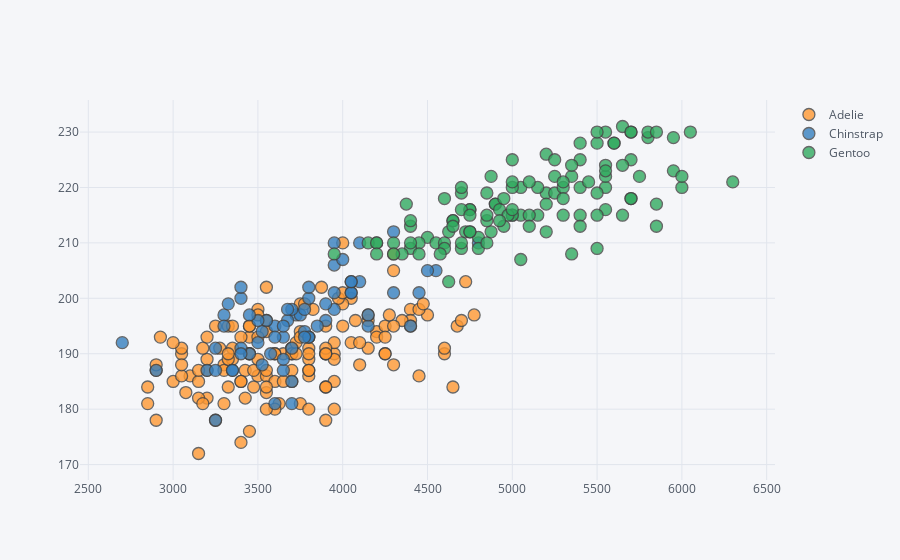

Notebook code cell kept with this figure:
### Code cell
df.iplot(x='body_mass_g', y='flipper_length_mm', mode='markers', categories='species')

### Figure 1 — Plotly figure (JSON) as saved in the notebook; plotly's stock layout.template omitted (floating-point values rounded to 4 significant figures; data arrays with more than 128 entries replaced by an {"elided": "..."} marker saying what was removed)
{"data": [{"marker": {"color": "rgba(255, 153, 51, 1.0)", "line": {"width": 1.3}, "opacity": 0.8, "size": 12, "symbol": "circle"}, "mode": "markers", "name": "Adelie", "textfont": {"color": "#4D5663"}, "type": "scatter", "x": {"elided": "146 int values"}, "y": {"elided": "146 int values"}}, {"marker": {"color": "rgba(55, 128, 191, 1.0)", "line": {"width": 1.3}, "opacity": 0.8, "size": 12, "symbol": "circle"}, "mode": "markers", "name": "Chinstrap", "textfont": {"color": "#4D5663"}, "type": "scatter", "x": [3500, 3900, 3650, 3525, 3725, 3950, 3250, 3750, 4150, 3700, 3800, 3775, 3700, 4050, 3575, 4050, 3300, 3700, 3450, 4400, 3600, 3400, 2900, 3800, 3300, 4150, 3400, 3800, 3700, 4550, 3200, 4300, 3350, 4100, 3600, 3900, 3850, 4800, 2700, 4500, 3950, 3650, 3550, 3500, 3675, 4450, 3400, 4300, 3250, 3675, 3325, 3950, 3600, 4050, 3350, 3450, 3250, 4050, 3800, 3525, 3950, 3650, 3650, 4000, 3400, 3775, 4100, 3775], "y": [192, 196, 193, 188, 197, 198, 178, 197, 195, 198, 193, 194, 185, 201, 190, 201, 197, 181, 190, 195, 181, 191, 187, 193, 195, 197, 200, 200, 191, 205, 187, 201, 187, 203, 195, 199, 195, 210, 192, 205, 210, 187, 196, 196, 196, 201, 190, 212, 187, 198, 199, 201, 193, 203, 187, 197, 191, 203, 202, 194, 206, 189, 195, 207, 202, 193, 210, 198]}, {"marker": {"color": "rgba(50, 171, 96, 1.0)", "line": {"width": 1.3}, "opacity": 0.8, "size": 12, "symbol": "circle"}, "mode": "markers", "name": "Gentoo", "textfont": {"color": "#4D5663"}, "type": "scatter", "x": [4500, 5700, 4450, 5700, 5400, 4550, 4800, 5200, 4400, 5150, 4650, 5550, 4650, 5850, 4200, 5850, 4150, 6300, 4800, 5350, 5700, 5000, 4400, 5050, 5000, 5100, 5650, 4600, 5550, 5250, 4700, 5050, 6050, 5150, 5400, 4950, 5250, 4350, 5350, 3950, 5700, 4300, 4750, 5550, 4900, 4200, 5400, 5100, 5300, 4850, 5300, 4400, 5000, 4900, 5050, 4300, 5000, 4450, 5550, 4200, 5300, 4400, 5650, 4700, 5700, 5800, 4700, 5550, 4750, 5000, 5100, 5200, 4700, 5800, 4600, 6000, 4750, 5950, 4625, 5450, 4725, 5350, 4750, 5600, 4600, 5300, 4875, 5550, 4950, 5400, 4750, 5650, 4850, 5200, 4925, 4875, 4625, 5250, 4850, 5600, 4975, 5500, 5500, 4700, 5500, 4575, 5500, 5000, 5950, 4650, 5500, 4375, 5850, 6000, 4925, 4850, 5750, 5200, 5400], "y": [211, 230, 210, 218, 215, 210, 211, 219, 209, 215, 214, 216, 214, 213, 210, 217, 210, 221, 209, 222, 218, 215, 213, 215, 215, 215, 215, 210, 220, 222, 209, 207, 230, 220, 220, 213, 219, 208, 208, 208, 225, 210, 216, 222, 217, 210, 225, 213, 215, 210, 220, 210, 225, 217, 220, 208, 220, 208, 224, 208, 221, 214, 231, 219, 230, 229, 220, 223, 216, 221, 221, 217, 216, 230, 209, 220, 215, 223, 212, 221, 212, 224, 212, 228, 218, 218, 212, 230, 218, 228, 212, 224, 214, 226, 216, 222, 203, 225, 219, 228, 215, 228, 215, 210, 219, 208, 209, 216, 229, 213, 230, 217, 230, 222, 214, 215, 222, 212, 213]}], "layout": {"legend": {"bgcolor": "#F5F6F9", "font": {"color": "#4D5663"}}, "paper_bgcolor": "#F5F6F9", "plot_bgcolor": "#F5F6F9", "title": {"font": {"color": "#4D5663"}}, "xaxis": {"gridcolor": "#E1E5ED", "showgrid": true, "tickfont": {"color": "#4D5663"}, "title": {"font": {"color": "#4D5663"}, "text": ""}, "zerolinecolor": "#E1E5ED"}, "yaxis": {"gridcolor": "#E1E5ED", "showgrid": true, "tickfont": {"color": "#4D5663"}, "title": {"font": {"color": "#4D5663"}, "text": ""}, "zerolinecolor": "#E1E5ED"}}}
